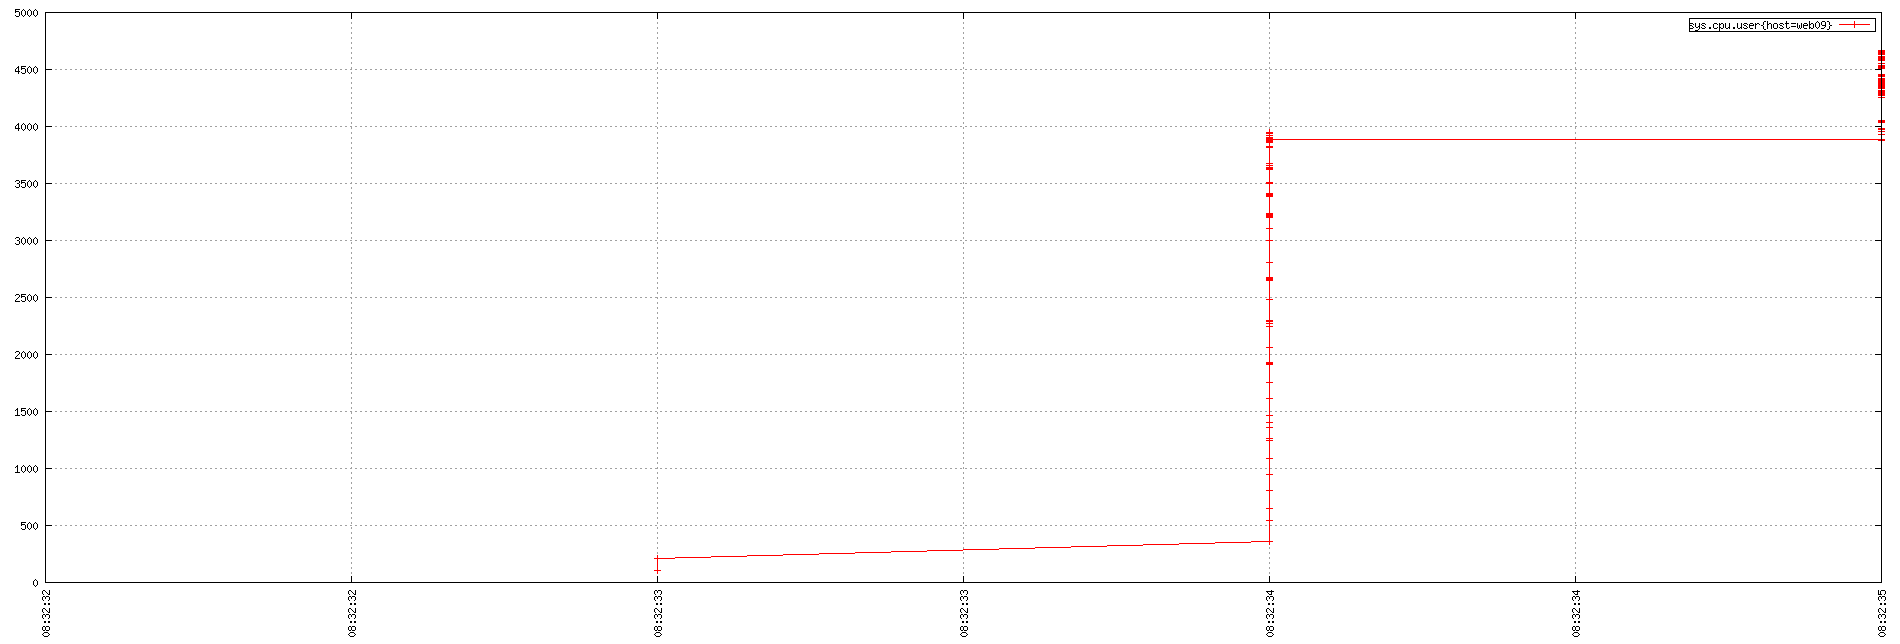

The gnuplot source for this figure:
set term png small size 1900,644
set xdata time
set timefmt "%s"
if (GPVAL_VERSION < 4.6) set xtics rotate; else set xtics rotate right
set output "${TMPDIR-'tmp'}/tsd/f65df0b5.png"
set xrange ["1673771552":"1673771555"]
set format x "%H:%M:%S"
set grid
set style data linespoint
set key right box
set yrange [0:]
plot  "${TMPDIR-'tmp'}/tsd/f65df0b5_0.dat" using 1:2 title "sys.cpu.user{host=web09}"
